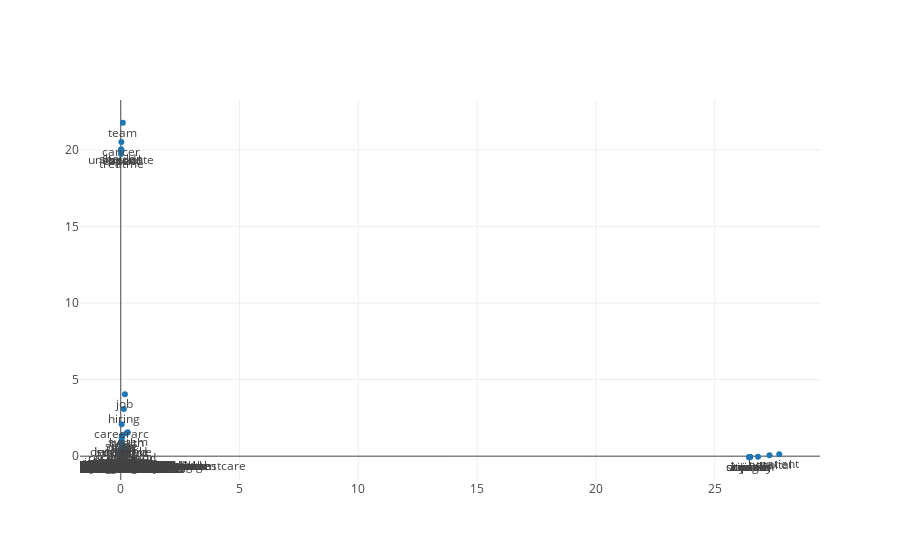

Notebook cell for this chart:
### Markdown cell above
### latent sentiment analysis

### Code cell
import nltk
from nltk.stem import WordNetLemmatizer
from sklearn.decomposition import TruncatedSVD

#use the same program to clean tweets
def clean_tweet(row):
        '''
        Utility function to clean tweet text by removing links, special characters
        using simple regex statements.
        '''
        return ' '.join(re.sub("(@[A-Za-z0-9]+)|([^0-9A-Za-z \t])|(\w+:\/\/\S+)", " ", row['text']).split())
    

tweets_all['cleaned_tweet']=tweets_all.apply(lambda row: clean_tweet(row),axis=1)
clean_tweets=tweets_all['cleaned_tweet'].values
stopwords = set(w.rstrip() for w in open('stopwords.txt'))

stopwords = stopwords.union({'america', 'healthcare','this','care','however','john','trump','ha',
                             'mccain','you','american','people','retweet'})

wordnet_lemmatizer = WordNetLemmatizer()

def my_tokenizer(s):
    s = s.lower() # downcase
    tokens = nltk.tokenize.word_tokenize(s) # split string into words (tokens)
    tokens = [t for t in tokens if len(t) > 2] # remove short words, they're probably not useful
    tokens = [wordnet_lemmatizer.lemmatize(t) for t in tokens] # put words into base form
    tokens = [t for t in tokens if t not in stopwords] # remove stopwords
    tokens = [t for t in tokens if not any(c.isdigit() for c in t)] # remove any digits, i.e. "3rd edition"
    return tokens

word_index_map = {}
current_index = 0
all_tokens = []
all_tweets = []
index_word_map = []
error_count = 0

for tweet in clean_tweets:
    try:
        tweet = tweet.encode('ascii', 'ignore').decode('utf-8') # this will throw exception if bad characters
        all_tweets.append(tweet)
        tokens = my_tokenizer(tweet)
        all_tokens.append(tokens)
        for token in tokens:
            if token not in word_index_map:
                word_index_map[token] = current_index
                current_index += 1
                index_word_map.append(token)
    except Exception as e:
        print(e)
        print(tweet)
        error_count += 1


print("Number of errors parsing file:", error_count, "number of lines in file:", len(clean_tweets))
if error_count == len(clean_tweets):
    print("There is no data to do anything with! Quitting...")
    exit()
    
def tokens_to_vector(tokens):
    x = np.zeros(len(word_index_map))
    for t in tokens:
        i = word_index_map[t]
        x[i] = 1
    return x

N = len(all_tokens)
D = len(word_index_map)
X = np.zeros((D, N)) # terms will go along rows, documents along columns
i = 0
for tokens in all_tokens:
    X[:,i] = tokens_to_vector(tokens)
    i += 1

def main():
    svd = TruncatedSVD()
    Z = svd.fit_transform(X)
    # Create a trace
    trace = go.Scatter(
        x = Z[:,0],
        y = Z[:,1],
        mode = 'markers+text',
        text=index_word_map,
        textposition='bottom'
    )

    data = [trace]

    # Plot and embed in ipython notebook!
    iplot(data, filename='basic-scatter')

if __name__ == '__main__':
    main()

### Figure 1 — Plotly figure (JSON) as saved in the notebook; plotly's stock layout.template omitted (floating-point values rounded to 4 significant figures; data arrays with more than 128 entries replaced by an {"elided": "..."} marker saying what was removed)
{"data": [{"mode": "markers+text", "text": {"elided": "13087 str values"}, "textposition": "bottom", "type": "scatter", "x": {"elided": "13087 float values"}, "y": {"elided": "13087 float values"}}], "layout": {}}
